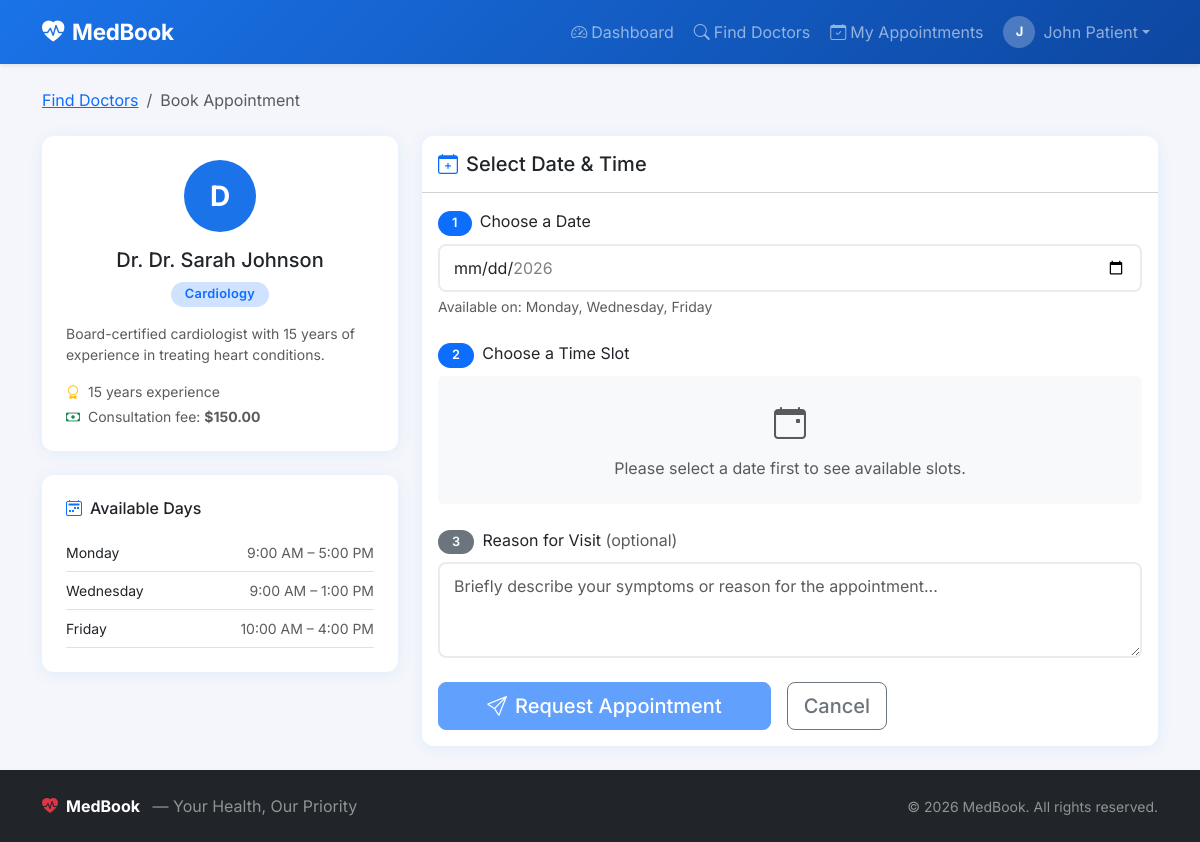
The app's page /patient/book.php?doctor_id=1 (signed in) with its own data.
### tables this page shows
CREATE TABLE IF NOT EXISTS users (
    id INT UNSIGNED AUTO_INCREMENT PRIMARY KEY,
    full_name VARCHAR(150) NOT NULL,
    email VARCHAR(200) NOT NULL UNIQUE,
    password VARCHAR(255) NOT NULL,            
    role ENUM('doctor','patient') NOT NULL,
    phone VARCHAR(20) DEFAULT NULL,
     
    specialty VARCHAR(100) DEFAULT NULL,
    bio TEXT DEFAULT NULL,
    experience_years TINYINT UNSIGNED DEFAULT NULL,
    consultation_fee DECIMAL(10,2) DEFAULT NULL,
    profile_image VARCHAR(255) DEFAULT NULL,
     
    is_active TINYINT(1) NOT NULL DEFAULT 1,
    created_at TIMESTAMP DEFAULT CURRENT_TIMESTAMP,
    updated_at TIMESTAMP DEFAULT CURRENT_TIMESTAMP ON UPDATE CURRENT_TIMESTAMP,
    INDEX idx_role (role),
    INDEX idx_email (email)
);

CREATE TABLE IF NOT EXISTS doctor_availability (
    id INT UNSIGNED AUTO_INCREMENT PRIMARY KEY,
    doctor_id INT UNSIGNED NOT NULL,
    day_of_week ENUM('Monday','Tuesday','Wednesday','Thursday','Friday','Saturday','Sunday') NOT NULL,
    start_time TIME NOT NULL,
    end_time TIME NOT NULL,
    slot_duration_minutes TINYINT UNSIGNED NOT NULL DEFAULT 30,   
    is_active TINYINT(1) NOT NULL DEFAULT 1,
    created_at TIMESTAMP DEFAULT CURRENT_TIMESTAMP,
    FOREIGN KEY (doctor_id) REFERENCES users(id) ON DELETE CASCADE,
    UNIQUE KEY unique_doctor_day (doctor_id, day_of_week)
);

### includes/session.php (called while the page is built, shortened)
<?php
function isLoggedIn(): bool {
    return !empty($_SESSION['user_id']);
}
function currentUserRole(): ?string {
    return $_SESSION['user_role'] ?? null;
}
function isDoctor(): bool {
    return currentUserRole() === 'doctor';
}

### includes/helpers.php (called while the page is built, shortened)
<?php
function e(string $str): string {
    return htmlspecialchars($str, ENT_QUOTES | ENT_HTML5, 'UTF-8');
}
function sanitize(string $input): string {
    return strip_tags(trim($input));
}
function formatTime(string $time): string {
    return date('g:i A', strtotime($time));
}
function url(string $path): string {
    return SITE_URL . '/' . ltrim($path, '/');
}
function post(string $key, string $default = ''): string {
    return sanitize($_POST[$key] ?? $default);
}

### patient/book.php (the view, shortened to what this page needs)
<?php
require_once __DIR__ . '/../includes/session.php';
require_once __DIR__ . '/../includes/helpers.php';
$pdo       = getDB();
$doctorId  = (int) get('doctor_id');
$doctorStmt = $pdo->prepare("SELECT * FROM users WHERE id = ? AND role = 'doctor' AND is_active = 1");
$doctorStmt->execute([$doctorId]);
$doctor = $doctorStmt->fetch();
$availStmt = $pdo->prepare("SELECT * FROM doctor_availability WHERE doctor_id = ? AND is_active = 1 ORDER BY FIELD(day_of_week,'Monday','Tuesday','Wednesday','Thursday','Friday','Saturday','Sunday')");
$availStmt->execute([$doctorId]);
$availability = $availStmt->fetchAll();
$availableDays = [];
foreach ($availability as $a) {
    $availableDays[$a['day_of_week']] = $a;
}
require_once __DIR__ . '/../includes/header.php';
$minDate     = date('Y-m-d', strtotime('+1 day'));
$maxDate     = date('Y-m-d', strtotime('+60 days'));
$dayNames    = array_keys($availableDays);
?>
<nav aria-label="breadcrumb" class="mb-4">
    <ol class="breadcrumb">
        <li class="breadcrumb-item"><a href="<?= url('patient/doctors.php') ?>">Find Doctors</a></li>
        <li class="breadcrumb-item active">Book Appointment</li>
    </ol>
</nav>
<div class="row g-4">
    <div class="col-lg-4">
        <div class="card p-4 mb-4">
            <div class="text-center mb-3">
                <div class="avatar-lg mx-auto mb-3"><?= strtoupper(substr($doctor['full_name'], 0, 1)) ?></div>
                <h5 class="fw-700">Dr. <?= e($doctor['full_name']) ?></h5>
                <span class="badge bg-primary-subtle text-primary"><?= e($doctor['specialty'] ?? 'General Physician') ?></span>
            </div>
            <?php if ($doctor['bio']): ?>
            <p class="text-muted small mb-3"><?= e($doctor['bio']) ?></p>
            <?php endif; ?>
            <div class="small text-muted">
                <?php if ($doctor['experience_years']): ?>
                <p class="mb-1"><i class="bi bi-award text-warning me-2"></i><?= $doctor['experience_years'] ?> years experience</p>
                <?php endif; ?>
                <?php if ($doctor['consultation_fee']): ?>
                <p class="mb-0"><i class="bi bi-cash text-success me-2"></i>Consultation fee: <strong>$<?= number_format($doctor['consultation_fee'], 2) ?></strong></p>
                <?php endif; ?>
            </div>
        </div>
        <div class="card p-4">
            <h6 class="fw-700 mb-3"><i class="bi bi-calendar2-week text-primary me-2"></i>Available Days</h6>
            <?php if (empty($availability)): ?>
                <p class="text-muted small">No availability set yet. Please check back later.</p>
            <?php else: ?>
                <?php foreach ($availability as $avail): ?>
                <div class="d-flex justify-content-between align-items-center py-2 border-bottom">
                    <span class="fw-600 small"><?= e($avail['day_of_week']) ?></span>
                    <span class="text-muted small">
                        <?= formatTime($avail['start_time']) ?> – <?= formatTime($avail['end_time']) ?>
                    </span>
                </div>
                <?php endforeach; ?>
            <?php endif; ?>
        </div>
    </div>
    <div class="col-lg-8">
        <div class="card">
            <div class="card-header bg-white py-3">
                <h5 class="mb-0"><i class="bi bi-calendar-plus me-2 text-primary"></i>Select Date & Time</h5>
            </div>
            <div class="card-body">
                <?php if (empty($availability)): ?>
                    <div class="alert alert-warning">
                        <i class="bi bi-exclamation-triangle me-2"></i>
                        This doctor has not set any available time slots yet. Please try again later.
                    </div>
                <?php else: ?>
                <form method="POST" id="bookingForm">
                    <div class="mb-4">
                        <label class="form-label fw-700 fs-6">
                            <span class="badge bg-primary me-2">1</span>Choose a Date
                        </label>
                        <input type="date"
                               name="appointment_date"
                               id="appointment_date"
                               class="form-control"
                               min="<?= $minDate ?>"
                               max="<?= $maxDate ?>"
                               value="<?= e(post('appointment_date')) ?>"
                               required>
                        <div class="form-text text-muted mt-1">
                            Available on: <?= implode(', ', $dayNames) ?>
                        </div>
                    </div>
                    <div class="mb-4">
                        <label class="form-label fw-700 fs-6">
                            <span class="badge bg-primary me-2">2</span>Choose a Time Slot
                        </label>
                        <div id="slots-wrapper">
                            <div class="p-4 bg-light rounded text-center text-muted">
                                <i class="bi bi-calendar-event fs-2 d-block mb-2"></i>
                                Please select a date first to see available slots.
                            </div>
                        </div>
                    </div>
                    <div class="mb-4">
                        <label class="form-label fw-700 fs-6">
                            <span class="badge bg-secondary me-2">3</span>Reason for Visit <span class="text-muted fw-400">(optional)</span>
                        </label>
                        <textarea name="reason" class="form-control" rows="3"
                                  placeholder="Briefly describe your symptoms or reason for the appointment..."><?= e(post('reason')) ?></textarea>
                    </div>
                    <div class="d-flex gap-3">
                        <button type="submit" class="btn btn-primary btn-lg px-5" id="submitBtn" disabled>
                            <i class="bi bi-send me-2"></i>Request Appointment
                        </button>
                        <a href="<?= url('patient/doctors.php') ?>" class="btn btn-outline-secondary btn-lg">Cancel</a>
                    </div>
                </form>
                <?php endif; ?>
            </div>
        </div>
    </div>
</div>
<?php require_once __DIR__ . '/../includes/footer.php'; ?>

### includes/header.php (shortened to what this page needs)
<!DOCTYPE html>
<html lang="en">
<head>
    <link href="https://cdn.jsdelivr.net/npm/bootstrap@5.3.2/dist/css/bootstrap.min.css" rel="stylesheet">
    <link href="https://cdn.jsdelivr.net/npm/bootstrap-icons@1.11.3/font/bootstrap-icons.min.css" rel="stylesheet">
    <link href="<?= SITE_URL ?>/assets/css/style.css" rel="stylesheet">
</head>
<body>
<nav class="navbar navbar-expand-lg navbar-dark bg-primary shadow-sm sticky-top">
    <div class="container">
        <a class="navbar-brand fw-bold fs-4" href="<?= SITE_URL ?>">
            <i class="bi bi-heart-pulse-fill me-2"></i><?= SITE_NAME ?>
        </a>
        <div class="collapse navbar-collapse" id="navbarNav">
            <ul class="navbar-nav ms-auto align-items-lg-center gap-1">
                <?php if (isLoggedIn()): ?>
                    <?php if (isDoctor()): ?>
                        <li class="nav-item"><a class="nav-link" href="<?= SITE_URL ?>/doctor/dashboard.php"><i class="bi bi-speedometer2 me-1"></i>Dashboard</a></li>
                        <li class="nav-item"><a class="nav-link" href="<?= SITE_URL ?>/doctor/availability.php"><i class="bi bi-calendar-week me-1"></i>Availability</a></li>
                        <li class="nav-item"><a class="nav-link" href="<?= SITE_URL ?>/doctor/appointments.php"><i class="bi bi-clipboard2-pulse me-1"></i>Appointments</a></li>
                    <?php else: ?>
                        <li class="nav-item"><a class="nav-link" href="<?= SITE_URL ?>/patient/dashboard.php"><i class="bi bi-speedometer2 me-1"></i>Dashboard</a></li>
                        <li class="nav-item"><a class="nav-link" href="<?= SITE_URL ?>/patient/doctors.php"><i class="bi bi-search me-1"></i>Find Doctors</a></li>
                        <li class="nav-item"><a class="nav-link" href="<?= SITE_URL ?>/patient/appointments.php"><i class="bi bi-calendar-check me-1"></i>My Appointments</a></li>
                    <?php endif; ?>
                    <li class="nav-item dropdown">
                        <a class="nav-link dropdown-toggle d-flex align-items-center" href="#" data-bs-toggle="dropdown">
                            <div class="avatar-sm me-2"><?= strtoupper(substr($_SESSION['user_name'] ?? 'U', 0, 1)) ?></div>
                            <?= e($_SESSION['user_name'] ?? '') ?>
                        </a>
                    </li>
                <?php else: ?>
                    <li class="nav-item"><a class="nav-link" href="<?= SITE_URL ?>/login.php">Login</a></li>
                    <li class="nav-item"><a class="btn btn-light btn-sm px-3 ms-2" href="<?= SITE_URL ?>/register.php">Register</a></li>
                <?php endif; ?>
            </ul>
        </div>
    </div>
</nav>
<main class="py-4">
<div class="container">

### includes/footer.php (shortened to what this page needs)
</div>
</main>
<footer class="footer mt-auto py-4 bg-dark text-white">
    <div class="container">
        <div class="row align-items-center">
            <div class="col-md-6 text-center text-md-start">
                <span class="fw-bold"><i class="bi bi-heart-pulse-fill text-danger me-2"></i><?= SITE_NAME ?></span>
                <span class="text-white-50 ms-2">— Your Health, Our Priority</span>
            </div>
            <div class="col-md-6 text-center text-md-end mt-2 mt-md-0">
                <span class="text-white-50 small">&copy; <?= date('Y') ?> <?= SITE_NAME ?>. All rights reserved.</span>
            </div>
        </div>
    </div>
</footer>
</body>
</html>

### assets/css/style.css (style rules this page uses)
:root { --primary: #1a73e8; --primary-dark: #0d47a1; --success: #2e7d32; --danger: #c62828; --warning: #f57c00; --light-bg: #f4f6fb; --card-shadow: 0 2px 16px rgba(26, 115, 232, 0.08); --border-r: 12px; }
body { font-family: 'Inter', 'Segoe UI', Arial, sans-serif; background: var(--light-bg); color: #333; min-height: 100vh; display: flex; flex-direction: column; }
main { flex: 1; }
.navbar { background: linear-gradient(135deg, var(--primary) 0%, var(--primary-dark) 100%) !important; }
.navbar-brand { font-size: 1.4rem !important; letter-spacing: -0.3px; }
.avatar-sm { width: 32px; height: 32px; background: rgba(255, 255, 255, 0.25); border-radius: 50%; display: inline-flex; align-items: center; justify-content: center; font-weight: 700; font-size: 13px; color: #fff; flex-shrink: 0; }
.avatar-lg { width: 72px; height: 72px; background: var(--primary); border-radius: 50%; display: inline-flex; align-items: center; justify-content: center; font-weight: 700; font-size: 28px; color: #fff; flex-shrink: 0; }
.card { border: none !important; border-radius: var(--border-r) !important; box-shadow: var(--card-shadow) !important; }
.card-header { border-radius: var(--border-r) var(--border-r) 0 0 !important; font-weight: 600; }
.badge { padding: 6px 14px; border-radius: 20px; font-size: 0.8rem; font-weight: 600; letter-spacing: 0.3px; }
.form-control, .form-select { border: 2px solid #e9ecef; border-radius: 8px; padding: 10px 14px; transition: border-color 0.2s, box-shadow 0.2s; }
.btn { border-radius: 8px; font-weight: 500; transition: all 0.2s; }
.btn-primary { background: var(--primary); border-color: var(--primary); }
.footer { margin-top: auto; }

### records on screen
users: full_name "D", full_name "Dr. Sarah Johnson", specialty "Cardiology", bio "Board-certified cardiologist with 15 years of experience in treating heart conditions.", experience_years "15", consultation_fee "150.00"
doctor_availability: day_of_week "Monday", start_time "9:00 AM", end_time "5:00 PM"
doctor_availability: day_of_week "Wednesday", start_time "9:00 AM", end_time "1:00 PM"
doctor_availability: day_of_week "Friday", start_time "10:00 AM", end_time "4:00 PM"

### other values on screen
SITE_NAME "MedBook"
substr($_SESSION['user_name'] ?? 'U', 0, 1) "J"
$_SESSION['user_name'] "John Patient"
implode(', ', $dayNames) "Monday, Wednesday, Friday"
